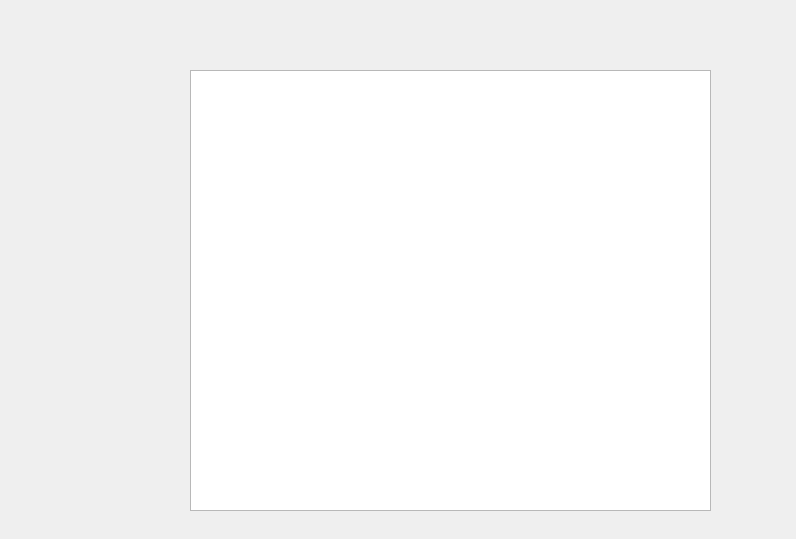
<?xml version="1.0" encoding="UTF-8"?>
<ui version="4.0">
 <class>Dialog</class>
 <widget class="QDialog" name="Dialog">
  <property name="geometry">
   <rect>
    <x>0</x>
    <y>0</y>
    <width>796</width>
    <height>539</height>
   </rect>
  </property>
  <property name="windowTitle">
   <string>Dialog</string>
  </property>
  <widget class="QTableWidget" name="tableWidget">
   <property name="geometry">
    <rect>
     <x>190</x>
     <y>70</y>
     <width>521</width>
     <height>441</height>
    </rect>
   </property>
   <property name="sizePolicy">
    <sizepolicy hsizetype="Expanding" vsizetype="Expanding">
     <horstretch>0</horstretch>
     <verstretch>0</verstretch>
    </sizepolicy>
   </property>
  </widget>
 </widget>
 <resources/>
 <connections/>
</ui>
